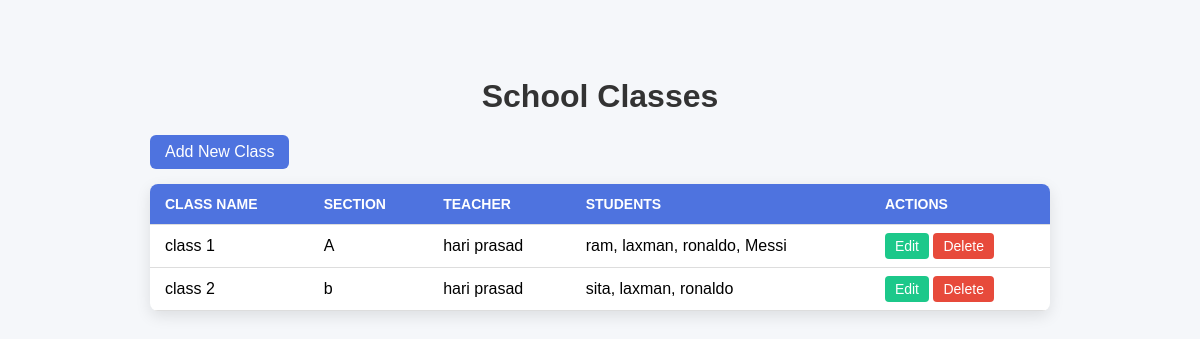
The app's page /class_list/, older data.
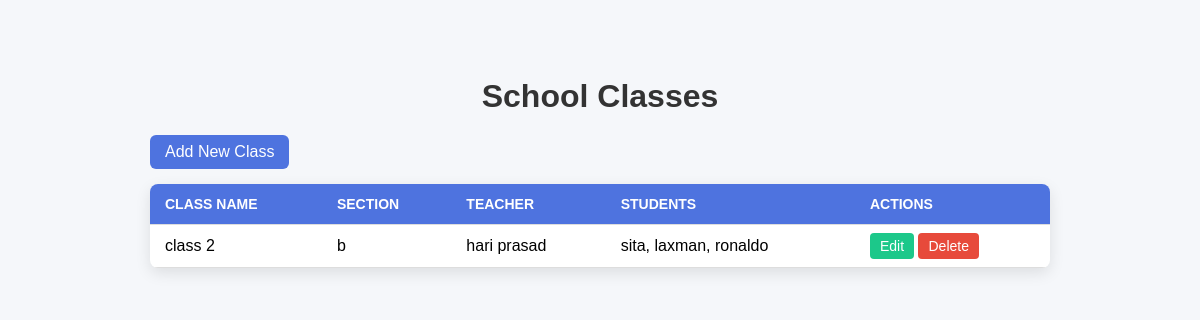
The same page, newer data.
### base/models.py (models this page shows, shortened)
class School_Class(models.Model):
    class_name = models.CharField(max_length=50)
    section = models.CharField(max_length=10, blank=True)
    teacher = models.ForeignKey(CustomUser, on_delete=models.SET_NULL, null=True, blank=True)
    student = models.ManyToManyField(CustomUser, related_name='classes', blank=True)

class CustomUser(AbstractUser):
    USER_TYPE_CHOICES = (
        ('admin', 'Admin'),
        ('teacher', 'Teacher'),
        ('student', 'Student'),
        ('staff', 'Staff'),
    )
    name = models.CharField(max_length=255, blank=True)
    roll_number = models.IntegerField(blank=True, null=True)
    address = models.CharField(max_length=255)
    enrollment_date = models.DateField(auto_now_add=True)
    user_type = models.CharField(max_length=10, choices=USER_TYPE_CHOICES)
    email = models.EmailField(unique=True)
    image = models.ImageField(upload_to='user_image/', blank=True, null=True)

### base/views.py (the view)
# urls.py: path('class_list/', views.class_list, name='class_list'),
def class_list(request):
    classes = School_Class.objects.all()
    return render(request, 'class_list.html', {'classes': classes})

### templates/class_list.html (shortened to what this page needs)
{% block content %}
<div class="container">
    <h1>School Classes</h1>
    <a href="{% url 'class_create' %}" class="add-class">Add New Class</a>
    <table>
        <tr>
            <th>Class Name</th>
            <th>Section</th>
            <th>Teacher</th>
            <th>Students</th>
            <th>Actions</th>
        </tr>
        {% for class in classes %}
        <tr>
            <td>{{ class.class_name }}</td>
            <td>{{ class.section }}</td>
            <td>{{ class.teacher.name }}</td>
            <td>
                {% for student in class.student.all %}
                    {{ student.name }}{% if not forloop.last %}, {% endif %}
                {% endfor %}
            </td>
            <td>
                <a href="{% url 'class_update' class.pk %}" class="edit">Edit</a>
                <a href="{% url 'class_delete' class.pk %}" class="delete">Delete</a>
            </td>
        </tr>
        {% endfor %}
    </table>
</div>
{% endblock %}

Row changes from the older to the newer data that the page shows:
removed School_Class: class_name "class 1", section "A", teacher.name "hari prasad", CustomUser (name "laxman"), CustomUser (name "ronaldo")
no longer on this page (row edited): CustomUser: name "ram", shown under "class 1"
no longer on this page (row unchanged): CustomUser: name "Messi", shown under "class 1"
